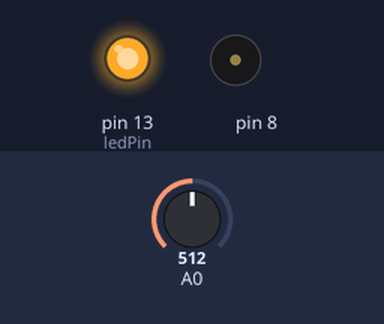
This sketch was run on a simulated Arduino Uno, built with avr-gcc and run on an emulated ATmega328P. On the bench: output pins drawn as LEDs (lit = HIGH), buzzer (waves = sounding). The test bench sets the inputs (shaded band); at power-on: A0 = 512.

Above: at 0.1 s.
At 9.2 s:
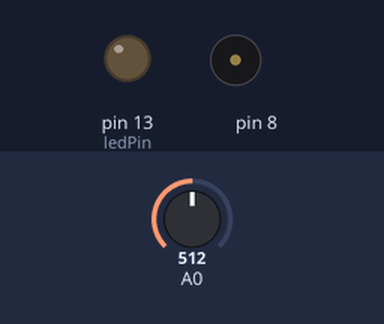
9.3 s: A0 set to 716
Timing chart, 0 to 12.3 s (numbered marks = the images above; inputs shaded):
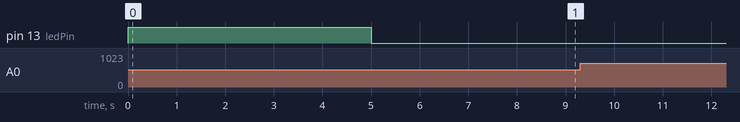

The sketch:

starterkit-6.ino
```cpp
int sensorValue;
int sensorLow = 1023;
int sensorHigh = 0;
const int ledPin = 13;

void setup() {
  pinMode(ledPin, OUTPUT);
  digitalWrite(ledPin, HIGH);

  while(millis() < 5000) {
    sensorValue = analogRead(A0);
    if(sensorValue > sensorHigh) {
      sensorHigh = sensorValue;
    }
    if(sensorValue < sensorLow) {
      sensorLow = sensorValue;
    }
  }

  digitalWrite(ledPin, LOW);
}

void loop() {
  sensorValue = analogRead(A0);
  int pitch =
    map(sensorValue, sensorLow, sensorHigh, 50, 4000);
  tone(8, pitch, 4);
  delay(20);
}
```
